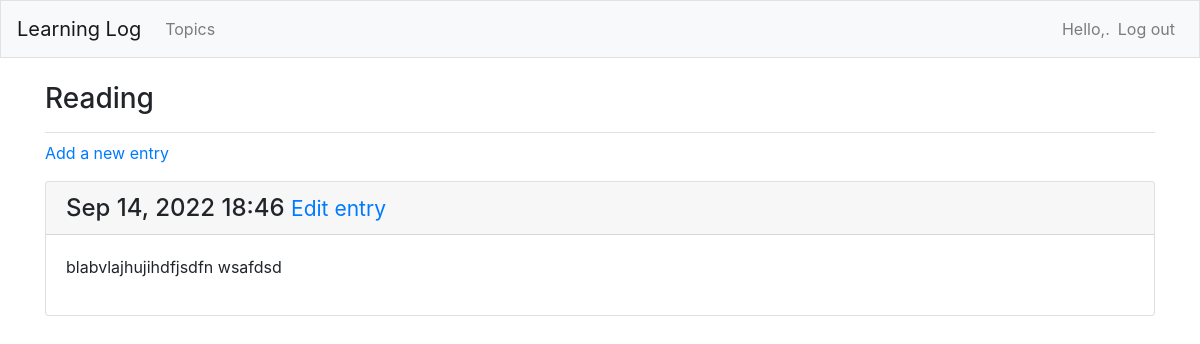
The app's page /topics/4/ (signed in), older data.
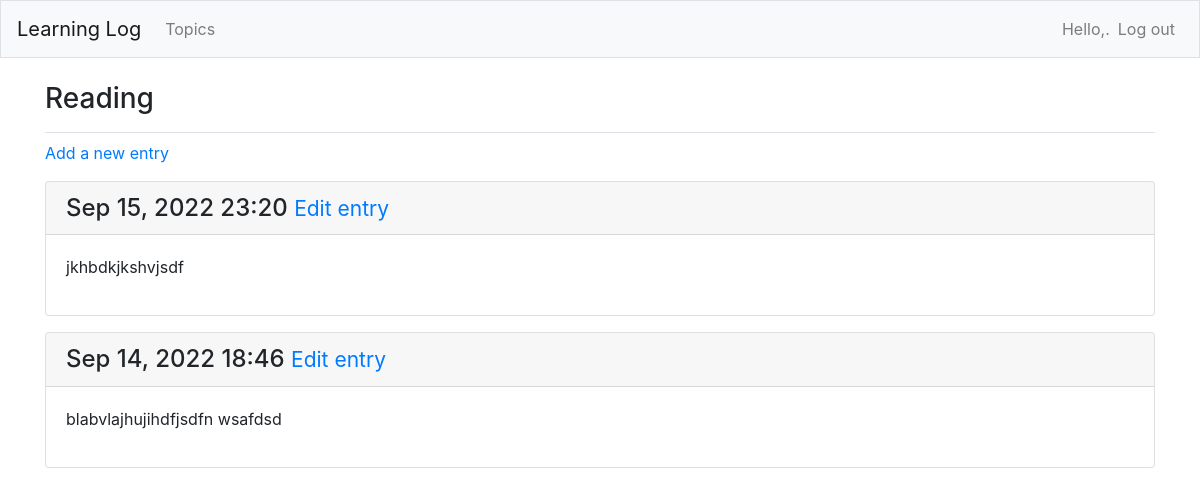
The same page, newer data.
### learning_logs/models.py (models this page shows, shortened)
class Topic(models.Model):
    text = models.CharField(max_length=200)
    date_added = models.DateTimeField(auto_now_add=True)
    owner = models.ForeignKey(User,on_delete=models.CASCADE)
    def __str__(self):
        return self.text

class Entry(models.Model):
    topic = models.ForeignKey(Topic,on_delete=models.CASCADE)
    text = models.TextField()
    date_added = models.DateTimeField(auto_now_add=True)
    class Meta:
        verbose_name_plural = 'entries'

### learning_logs/views.py (the view)
# urls.py: path('topics/<int:topic_id>/',views.topic,name='topic'),
@login_required
def topic(request,topic_id):
    topic = Topic.objects.get(id=topic_id)
    check_topic_owner(topic.owner,request.user)
    entries = topic.entry_set.order_by('-date_added')
    context = {'topic':topic,'entries':entries}
    return render(request,'learning_logs/topic.html',context)

### learning_logs/views.py (called while the page is built)
def check_topic_owner(owner,user):
    if owner != user:
        raise Http404

### learning_logs/templates/learning_logs/topic.html
{% extends "learning_logs/base.html" %}
{% block page_header %}
<h3>{{topic}}</h3>
{% endblock page_header %}
{% block content %}
    <p>
        <a href="{% url 'learning_logs:new_entry' topic.id %}">Add a new entry</a>
    </p>
        {% for entry in entries %}
        <div class="card mb-3">
            <h4 class="card-header">
                {{entry.date_added|date:'M d, Y H:i'}}
                <small>
                    <a href="{% url 'learning_logs:edit_entry' entry.id %}">Edit entry</a>
                </small>
            </h4>
        <div class="card-body">
            {{entry.text|linebreaks }}
        </div>
        </div>
        {% empty %}
        <p>There are no entries for this topic yet</p>
        {% endfor %}
{% endblock content %}

### learning_logs/templates/learning_logs/base.html (shortened to what this page needs)
{% load bootstrap4 %}
<!doctype html>
<html lang="en">
<head>
    {% bootstrap_css %}
</head>
<body>
    <nav class="navbar navbar-expand-md navbar-light bg-light mb-4 border">
        <a class="navbar-brand" href="{% url 'learning_logs:index' %}"> Learning Log </a>
        <div class="collapse navbar-collapse" id="navbarCollapse">
            <ul class="navbar-nav mr-auto">
                <li class="nav-item">
                    <a class="nav-link" href="{% url 'learning_logs:topics' %}">Topics</a>
                </li>
            </ul>
            <ul class="navbar-nav ml-auto">
                {% if user.is_authenticated %}
                <li class="nav-item">
                    <span class="navbar-text">Hello,{{username}}.</span>
                </li>
                <li class="nav-item">
                    <a class="nav-link" href="{% url 'users:logout' %}"> Log out </a>
                </li>
                {% endif %}
            </ul>
            </div>
            </nav>
    <main role="main" class="container">
        <div class="pb-2 mb-2 border-bottom">
            {% block page_header %}{% endblock page_header %}
        </div>
        <div>
            {% block content %}{% endblock content %}
        </div>
    </main>
</body>
</html>

Row changes from the older to the newer data that the page shows:
added Entry: date_added "Sep 15, 2022 23:20", text "jkhbdkjkshvjsdf"
